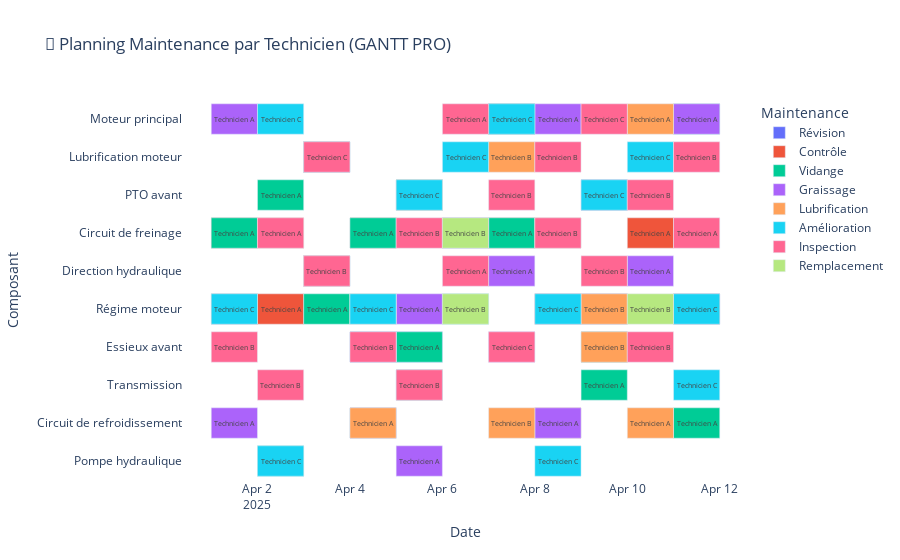

Source (notebook cell):
### Code cell
# optimisation_maintenance_planning_pro.py

# ======= IMPORTS =======
import pulp
import numpy as np
import pandas as pd
import plotly.express as px
import matplotlib.pyplot as plt
import matplotlib.patches as mpatches

# ======= 1️⃣ PARAMÈTRAGE =======

E = [
    "Moteur principal", "Pompe hydraulique", "Transmission", "Circuit de refroidissement",
    "Lubrification moteur", "PTO avant", "Circuit de freinage", "Direction hydraulique",
    "Régime moteur", "Essieux avant"
]

S = ["Révision", "Remplacement", "Contrôle", "Vidange", "Graissage", "Lubrification", "Amélioration", "Inspection"]

P = ["Technicien A", "Technicien B", "Technicien C"]

R = ["Piece1", "Piece2", "Piece3"]

T = list(range(1, 25))  # Jours 1 → 24

# RUL donné
rul_array = np.array([
    0.5194773,  0.5286141,  0.5256151,  0.52865183, 0.5280742,  0.52900714, 
    0.52648014, 0.5291931,  0.5270387,  0.5344134,  0.53038186, 0.53363174,
    0.53024626, 0.53480387, 0.53929555, 0.5377515,  0.5420548,  0.54542494,
    0.54888,    0.54889727, 0.55220103, 0.5603916,  0.5576258,  0.56187624
])

# Seuil critique
D = { (e,t): 0.53 for e in E for t in T }
RUL = { (e, t): rul_array[t-1] for e in E for t in T }
beta = { (e,t): int(RUL[(e,t)] <= D[(e,t)]) for e in E for t in T }

# ======= PARAMÈTRES FIXES =======
# Nombre max de techniciens par compétence et par jour (exemple : 2 partout)
N_s_t = { (s, t): 2 for s in S for t in T }
# Durée des tâches (tau) en heures → par logique métier
tau = {
    (e, s, p): {
        "Révision": 3,
        "Remplacement": 4,
        "Contrôle": 2,
        "Vidange": 1,
        "Graissage": 1,
        "Lubrification": 2,
        "Amélioration": 5,
        "Inspection": 2
    }[s]
    for e in E for s in S for p in P
}
# Temps de travail dispo par technicien (8h/jour par défaut)
phi = { p: 8 for p in P }
# Matrice de qualification des techniciens (alpha) → logique :
alpha = {
    (s, p): 1 if (
        (s in ["Révision", "Remplacement", "Contrôle", "Inspection"]) or
        (s in ["Vidange", "Graissage", "Lubrification"] and p in ["Technicien A", "Technicien B"]) or
        (s == "Amélioration" and p in ["Technicien C"])
    ) else 0
    for s in S for p in P
}

# Délai max pour maintenance critique (2 jours pour tous composants)
delta = { e: 2 for e in E }
# Matrice kappa → pièces nécessaires par composant et type de maintenance :
# Exemple logique :
pieces_par_composant = {
    "Moteur principal": ["Piece1", "Piece2"],
    "Pompe hydraulique": ["Piece1", "Piece3"],
    "Transmission": ["Piece2", "Piece3"],
    "Circuit de refroidissement": ["Piece1", "Piece2"],
    "Lubrification moteur": ["Piece1", "Piece3"],
    "PTO avant": ["Piece2", "Piece3"],
    "Circuit de freinage": ["Piece1", "Piece2"],
    "Direction hydraulique": ["Piece1", "Piece3"],
    "Régime moteur": ["Piece3"],
    "Essieux avant": ["Piece2", "Piece3"]
}
kappa = {}
for e in E:
    for s in S:
        for r in R:
            if r in pieces_par_composant[e]:
                kappa[(e, s, r)] = 1
            else:
                kappa[(e, s, r)] = 0
# Stock disponible de chaque pièce par jour (exemple : 5 pièces/jour partout)
M_r_t = { (r, t): 5 for r in R for t in T }
# Criticité gamma par logique (plus critique pour Amélioration, Remplacement)
gamma = {}
for e in E:
    for s in S:
        if s in ["Amélioration", "Remplacement"]:
            gamma[(e, s)] = 1.8
        elif s in ["Révision", "Contrôle"]:
            gamma[(e, s)] = 1.5
        elif s in ["Vidange", "Graissage", "Lubrification"]:
            gamma[(e, s)] = 1.2
        else:  # Inspection
            gamma[(e, s)] = 1.0
# Coûts main d’œuvre (C_main) → techniciens spécialisés ont un coût un peu plus élevé
C_main = {}
for e in E:
    for s in S:
        for p in P:
            if p == "Technicien A":
                C_main[(e, s, p)] = 60
            elif p == "Technicien B":
                C_main[(e, s, p)] = 65
            else:  # Technicien C
                C_main[(e, s, p)] = 70
# Coûts des pièces (C_piece) → par logique :
C_piece = {}
for e in E:
    for s in S:
        if s in ["Remplacement", "Amélioration"]:
            C_piece[(e, s)] = 40
        elif s in ["Révision", "Contrôle"]:
            C_piece[(e, s)] = 30
        else:
            C_piece[(e, s)] = 20

# Coûts sous-traitance (C_sous) → élevé pour Amélioration, moyen pour Remplacement
C_sous = {}
for e in E:
    for s in S:
        if s == "Amélioration":
            C_sous[(e, s)] = 140
        elif s == "Remplacement":
            C_sous[(e, s)] = 120
        elif s in ["Révision", "Contrôle"]:
            C_sous[(e, s)] = 100
        else:
            C_sous[(e, s)] = 80


# ======= 2️⃣ CONSTRUCTION DU MODÈLE =======

model = pulp.LpProblem("Optimisation_Maintenance", pulp.LpMinimize)

x = pulp.LpVariable.dicts("x", ((e,s,p,t) for e in E for s in S for p in P for t in T), cat='Binary')
z = pulp.LpVariable.dicts("z", ((e,s,t) for e in E for s in S for t in T), cat='Binary')

# Fonction Objectif
model += pulp.lpSum(
    gamma[(e,s)] * (
        pulp.lpSum(C_main[(e,s,p)] * x[(e,s,p,t)] for p in P)
        + C_piece[(e,s)] * z[(e,s,t)]
        + C_sous[(e,s)] * z[(e,s,t)]
    )
    for e in E for s in S for t in T
)

# Contraintes
for e in E:
    for s in S:
        for t in T:
            model += pulp.lpSum(alpha[(s,p)] * x[(e,s,p,t)] for p in P) == z[(e,s,t)], f"Assign_{e}_{s}_{t}"

for p in P:
    for t in T:
        model += pulp.lpSum(tau[(e,s,p)] * x[(e,s,p,t)] for e in E for s in S) <= phi[p], f"WorkTime_{p}_{t}"

for s in S:
    for t in T:
        model += pulp.lpSum(x[(e,s,p,t)] for e in E for p in P) <= N_s_t[(s,t)], f"MaxEmp_{s}_{t}"

for e in E:
    for s in S:
        for t in T:
            if beta[(e,t)] == 1:
                t_window = [t_prime for t_prime in T if t_prime >= t and t_prime <= t + delta[e]]
                model += pulp.lpSum(z[(e,s,t_prime)] for t_prime in t_window) == 1, f"CriticalMaint_{e}_{s}_{t}"

for r in R:
    for t in T:
        model += pulp.lpSum(kappa[(e,s,r)] * z[(e,s,t)] for e in E for s in S) <= M_r_t[(r,t)], f"Stock_{r}_{t}"

# ======= 3️⃣ RÉSOLUTION =======

solver = pulp.PULP_CBC_CMD(msg=True)
model.solve(solver)

# ======= 4️⃣ EXTRACTION DES RÉSULTATS =======

print("\n===== RÉSULTATS =====\n")
print(f"Statut de résolution: {pulp.LpStatus[model.status]}")
print(f"Coût total optimal = {pulp.value(model.objective):.2f}\n")

# Planning maintenance
planning_maint = []
for e in E:
    for s in S:
        for t in T:
            if pulp.value(z[(e,s,t)]) > 0.5:
                planning_maint.append({
                    'Composant': e,
                    'Maintenance': s,
                    'Jour': t
                })

# Planning technicien
planning_tech = []
for e in E:
    for s in S:
        for p in P:
            for t in T:
                if pulp.value(x[(e,s,p,t)]) > 0.5:
                    planning_tech.append({
                        'Technicien': p,
                        'Composant': e,
                        'Maintenance': s,
                        'Jour': t
                    })

# Affichage pro des techniciens
print("\n👷 PLANNING DES TECHNICIENS (TEXTE) :\n")
for row in sorted(planning_tech, key=lambda x: (x['Technicien'], x['Jour'])):
    print(f"Technicien: {row['Technicien']:<12} | Jour: {row['Jour']:>2} | Maintenance: {row['Maintenance']:<15} | Composant: {row['Composant']}")

# ======= 5️⃣ PLOTTING PLOTLY GANTT PRO =======

# Créer dataframe GANTT techniciens
df_gantt = []

for row in planning_tech:
    df_gantt.append({
        'Technicien': row['Technicien'],
        'Composant': row['Composant'],
        'Maintenance': row['Maintenance'],
        'Jour': row['Jour'],
        'Start': pd.to_datetime("2025-04-01") + pd.to_timedelta(row['Jour']-1, unit='D'),
        'Finish': pd.to_datetime("2025-04-01") + pd.to_timedelta(row['Jour'], unit='D')
    })

df_gantt = pd.DataFrame(df_gantt)

# Plot GANTT
fig = px.timeline(
    df_gantt,
    x_start="Start",
    x_end="Finish",
    y="Composant",
    color="Maintenance",
    text="Technicien",
    hover_data=["Maintenance", "Start", "Finish", "Composant", "Technicien"],
    title="📅 Planning Maintenance par Technicien (GANTT PRO)"
)

fig.update_yaxes(autorange="reversed")
fig.update_traces(textposition='inside', insidetextanchor='middle')

fig.update_layout(
    font=dict(size=12),
    xaxis_title="Date",
    yaxis_title="Composant",
    legend_title="Maintenance",
    plot_bgcolor='white'
)

# Afficher
fig.show()

# Optionnel : Sauvegarder PNG (pour rapport)
# fig.write_image("Planning_Techniciens_GANTT.png", scale=2)

### Figure 1 — Plotly figure (JSON) as saved in the notebook; plotly's stock layout.template omitted (floating-point values rounded to 4 significant figures)
{"data": [{"base": ["2025-04-07T00:00:00.000000000", "2025-04-03T00:00:00.000000000", "2025-04-05T00:00:00.000000000", "2025-04-06T00:00:00.000000000", "2025-04-03T00:00:00.000000000", "2025-04-01T00:00:00.000000000", "2025-04-08T00:00:00.000000000", "2025-04-11T00:00:00.000000000", "2025-04-05T00:00:00.000000000"], "customdata": [["Révision", "Technicien B"], ["Révision", "Technicien C"], ["Révision", "Technicien C"], ["Révision", "Technicien A"], ["Révision", "Technicien C"], ["Révision", "Technicien B"], ["Révision", "Technicien B"], ["Révision", "Technicien B"], ["Révision", "Technicien C"]], "hovertemplate": "Maintenance=%{customdata[0]}<br>Start=%{base}<br>Finish=%{x}<br>Composant=%{y}<br>Technicien=%{customdata[1]}<extra></extra>", "insidetextanchor": "middle", "legendgroup": "Révision", "marker": {"color": "#636efa", "pattern": {"shape": ""}}, "name": "Révision", "orientation": "h", "showlegend": true, "text": ["Technicien B", "Technicien C", "Technicien C", "Technicien A", "Technicien C", "Technicien B", "Technicien B", "Technicien B", "Technicien C"], "textposition": "inside", "type": "bar", "x": [86400000, 86400000, 86400000, 86400000, 86400000, 86400000, 86400000, 86400000, 86400000], "xaxis": "x", "y": ["Moteur principal", "Lubrification moteur", "PTO avant", "Circuit de freinage", "Direction hydraulique", "Régime moteur", "Régime moteur", "Régime moteur", "Essieux avant"], "yaxis": "y"}, {"base": ["2025-04-07T00:00:00.000000000", "2025-04-05T00:00:00.000000000", "2025-04-08T00:00:00.000000000", "2025-04-03T00:00:00.000000000", "2025-04-05T00:00:00.000000000", "2025-04-09T00:00:00.000000000", "2025-04-01T00:00:00.000000000", "2025-04-04T00:00:00.000000000", "2025-04-07T00:00:00.000000000", "2025-04-10T00:00:00.000000000", "2025-04-03T00:00:00.000000000", "2025-04-02T00:00:00.000000000", "2025-04-08T00:00:00.000000000", "2025-04-11T00:00:00.000000000", "2025-04-09T00:00:00.000000000"], "customdata": [["Contrôle", "Technicien A"], ["Contrôle", "Technicien A"], ["Contrôle", "Technicien A"], ["Contrôle", "Technicien A"], ["Contrôle", "Technicien A"], ["Contrôle", "Technicien B"], ["Contrôle", "Technicien A"], ["Contrôle", "Technicien A"], ["Contrôle", "Technicien A"], ["Contrôle", "Technicien A"], ["Contrôle", "Technicien A"], ["Contrôle", "Technicien A"], ["Contrôle", "Technicien A"], ["Contrôle", "Technicien A"], ["Contrôle", "Technicien A"]], "hovertemplate": "Maintenance=%{customdata[0]}<br>Start=%{base}<br>Finish=%{x}<br>Composant=%{y}<br>Technicien=%{customdata[1]}<extra></extra>", "insidetextanchor": "middle", "legendgroup": "Contrôle", "marker": {"color": "#EF553B", "pattern": {"shape": ""}}, "name": "Contrôle", "orientation": "h", "showlegend": true, "text": ["Technicien A", "Technicien A", "Technicien A", "Technicien A", "Technicien A", "Technicien B", "Technicien A", "Technicien A", "Technicien A", "Technicien A", "Technicien A", "Technicien A", "Technicien A", "Technicien A", "Technicien A"], "textposition": "inside", "type": "bar", "x": [86400000, 86400000, 86400000, 86400000, 86400000, 86400000, 86400000, 86400000, 86400000, 86400000, 86400000, 86400000, 86400000, 86400000, 86400000], "xaxis": "x", "y": ["Moteur principal", "Transmission", "Circuit de refroidissement", "Lubrification moteur", "PTO avant", "PTO avant", "Circuit de freinage", "Circuit de freinage", "Circuit de freinage", "Circuit de freinage", "Direction hydraulique", "Régime moteur", "Régime moteur", "Régime moteur", "Essieux avant"], "yaxis": "y"}, {"base": ["2025-04-07T00:00:00.000000000", "2025-04-11T00:00:00.000000000", "2025-04-02T00:00:00.000000000", "2025-04-09T00:00:00.000000000", "2025-04-04T00:00:00.000000000", "2025-04-11T00:00:00.000000000", "2025-04-03T00:00:00.000000000", "2025-04-02T00:00:00.000000000", "2025-04-05T00:00:00.000000000", "2025-04-09T00:00:00.000000000", "2025-04-01T00:00:00.000000000", "2025-04-04T00:00:00.000000000", "2025-04-07T00:00:00.000000000", "2025-04-03T00:00:00.000000000", "2025-04-03T00:00:00.000000000", "2025-04-06T00:00:00.000000000", "2025-04-09T00:00:00.000000000", "2025-04-05T00:00:00.000000000", "2025-04-09T00:00:00.000000000"], "customdata": [["Vidange", "Technicien A"], ["Vidange", "Technicien A"], ["Vidange", "Technicien A"], ["Vidange", "Technicien A"], ["Vidange", "Technicien A"], ["Vidange", "Technicien A"], ["Vidange", "Technicien A"], ["Vidange", "Technicien A"], ["Vidange", "Technicien A"], ["Vidange", "Technicien A"], ["Vidange", "Technicien A"], ["Vidange", "Technicien A"], ["Vidange", "Technicien A"], ["Vidange", "Technicien A"], ["Vidange", "Technicien A"], ["Vidange", "Technicien A"], ["Vidange", "Technicien A"], ["Vidange", "Technicien A"], ["Vidange", "Technicien A"]], "hovertemplate": "Maintenance=%{customdata[0]}<br>Start=%{base}<br>Finish=%{x}<br>Composant=%{y}<br>Technicien=%{customdata[1]}<extra></extra>", "insidetextanchor": "middle", "legendgroup": "Vidange", "marker": {"color": "#00cc96", "pattern": {"shape": ""}}, "name": "Vidange", "orientation": "h", "showlegend": true, "text": ["Technicien A", "Technicien A", "Technicien A", "Technicien A", "Technicien A", "Technicien A", "Technicien A", "Technicien A", "Technicien A", "Technicien A", "Technicien A", "Technicien A", "Technicien A", "Technicien A", "Technicien A", "Technicien A", "Technicien A", "Technicien A", "Technicien A"], "textposition": "inside", "type": "bar", "x": [86400000, 86400000, 86400000, 86400000, 86400000, 86400000, 86400000, 86400000, 86400000, 86400000, 86400000, 86400000, 86400000, 86400000, 86400000, 86400000, 86400000, 86400000, 86400000], "xaxis": "x", "y": ["Moteur principal", "Moteur principal", "Pompe hydraulique", "Transmission", "Circuit de refroidissement", "Circuit de refroidissement", "Lubrification moteur", "PTO avant", "PTO avant", "PTO avant", "Circuit de freinage", "Circuit de freinage", "Circuit de freinage", "Direction hydraulique", "Régime moteur", "Régime moteur", "Régime moteur", "Essieux avant", "Essieux avant"], "yaxis": "y"}, {"base": ["2025-04-01T00:00:00.000000000", "2025-04-08T00:00:00.000000000", "2025-04-11T00:00:00.000000000", "2025-04-05T00:00:00.000000000", "2025-04-01T00:00:00.000000000", "2025-04-04T00:00:00.000000000", "2025-04-08T00:00:00.000000000", "2025-04-03T00:00:00.000000000", "2025-04-09T00:00:00.000000000", "2025-04-06T00:00:00.000000000", "2025-04-03T00:00:00.000000000", "2025-04-07T00:00:00.000000000", "2025-04-10T00:00:00.000000000", "2025-04-05T00:00:00.000000000", "2025-04-09T00:00:00.000000000", "2025-04-04T00:00:00.000000000", "2025-04-07T00:00:00.000000000"], "customdata": [["Graissage", "Technicien A"], ["Graissage", "Technicien A"], ["Graissage", "Technicien A"], ["Graissage", "Technicien A"], ["Graissage", "Technicien A"], ["Graissage", "Technicien A"], ["Graissage", "Technicien A"], ["Graissage", "Technicien A"], ["Graissage", "Technicien A"], ["Graissage", "Technicien A"], ["Graissage", "Technicien A"], ["Graissage", "Technicien A"], ["Graissage", "Technicien A"], ["Graissage", "Technicien A"], ["Graissage", "Technicien A"], ["Graissage", "Technicien A"], ["Graissage", "Technicien A"]], "hovertemplate": "Maintenance=%{customdata[0]}<br>Start=%{base}<br>Finish=%{x}<br>Composant=%{y}<br>Technicien=%{customdata[1]}<extra></extra>", "insidetextanchor": "middle", "legendgroup": "Graissage", "marker": {"color": "#ab63fa", "pattern": {"shape": ""}}, "name": "Graissage", "orientation": "h", "showlegend": true, "text": ["Technicien A", "Technicien A", "Technicien A", "Technicien A", "Technicien A", "Technicien A", "Technicien A", "Technicien A", "Technicien A", "Technicien A", "Technicien A", "Technicien A", "Technicien A", "Technicien A", "Technicien A", "Technicien A", "Technicien A"], "textposition": "inside", "type": "bar", "x": [86400000, 86400000, 86400000, 86400000, 86400000, 86400000, 86400000, 86400000, 86400000, 86400000, 86400000, 86400000, 86400000, 86400000, 86400000, 86400000, 86400000], "xaxis": "x", "y": ["Moteur principal", "Moteur principal", "Moteur principal", "Pompe hydraulique", "Circuit de refroidissement", "Circuit de refroidissement", "Circuit de refroidissement", "Lubrification moteur", "PTO avant", "Circuit de freinage", "Direction hydraulique", "Direction hydraulique", "Direction hydraulique", "Régime moteur", "Régime moteur", "Essieux avant", "Essieux avant"], "yaxis": "y"}, {"base": ["2025-04-10T00:00:00.000000000", "2025-04-05T00:00:00.000000000", "2025-04-04T00:00:00.000000000", "2025-04-10T00:00:00.000000000", "2025-04-07T00:00:00.000000000", "2025-04-03T00:00:00.000000000", "2025-04-07T00:00:00.000000000", "2025-04-05T00:00:00.000000000", "2025-04-02T00:00:00.000000000", "2025-04-08T00:00:00.000000000", "2025-04-03T00:00:00.000000000", "2025-04-01T00:00:00.000000000", "2025-04-04T00:00:00.000000000", "2025-04-09T00:00:00.000000000", "2025-04-09T00:00:00.000000000"], "customdata": [["Lubrification", "Technicien A"], ["Lubrification", "Technicien B"], ["Lubrification", "Technicien A"], ["Lubrification", "Technicien A"], ["Lubrification", "Technicien B"], ["Lubrification", "Technicien B"], ["Lubrification", "Technicien B"], ["Lubrification", "Technicien B"], ["Lubrification", "Technicien A"], ["Lubrification", "Technicien A"], ["Lubrification", "Technicien B"], ["Lubrification", "Technicien A"], ["Lubrification", "Technicien B"], ["Lubrification", "Technicien B"], ["Lubrification", "Technicien B"]], "hovertemplate": "Maintenance=%{customdata[0]}<br>Start=%{base}<br>Finish=%{x}<br>Composant=%{y}<br>Technicien=%{customdata[1]}<extra></extra>", "insidetextanchor": "middle", "legendgroup": "Lubrification", "marker": {"color": "#FFA15A", "pattern": {"shape": ""}}, "name": "Lubrification", "orientation": "h", "showlegend": true, "text": ["Technicien A", "Technicien B", "Technicien A", "Technicien A", "Technicien B", "Technicien B", "Technicien B", "Technicien B", "Technicien A", "Technicien A", "Technicien B", "Technicien A", "Technicien B", "Technicien B", "Technicien B"], "textposition": "inside", "type": "bar", "x": [86400000, 86400000, 86400000, 86400000, 86400000, 86400000, 86400000, 86400000, 86400000, 86400000, 86400000, 86400000, 86400000, 86400000, 86400000], "xaxis": "x", "y": ["Moteur principal", "Transmission", "Circuit de refroidissement", "Circuit de refroidissement", "Circuit de refroidissement", "Lubrification moteur", "Lubrification moteur", "PTO avant", "Circuit de freinage", "Circuit de freinage", "Direction hydraulique", "Régime moteur", "Régime moteur", "Régime moteur", "Essieux avant"], "yaxis": "y"}, {"base": ["2025-04-02T00:00:00.000000000", "2025-04-07T00:00:00.000000000", "2025-04-02T00:00:00.000000000", "2025-04-08T00:00:00.000000000", "2025-04-05T00:00:00.000000000", "2025-04-11T00:00:00.000000000", "2025-04-03T00:00:00.000000000", "2025-04-06T00:00:00.000000000", "2025-04-10T00:00:00.000000000", "2025-04-05T00:00:00.000000000", "2025-04-09T00:00:00.000000000", "2025-04-01T00:00:00.000000000", "2025-04-04T00:00:00.000000000", "2025-04-08T00:00:00.000000000", "2025-04-11T00:00:00.000000000", "2025-04-04T00:00:00.000000000"], "customdata": [["Amélioration", "Technicien C"], ["Amélioration", "Technicien C"], ["Amélioration", "Technicien C"], ["Amélioration", "Technicien C"], ["Amélioration", "Technicien C"], ["Amélioration", "Technicien C"], ["Amélioration", "Technicien C"], ["Amélioration", "Technicien C"], ["Amélioration", "Technicien C"], ["Amélioration", "Technicien C"], ["Amélioration", "Technicien C"], ["Amélioration", "Technicien C"], ["Amélioration", "Technicien C"], ["Amélioration", "Technicien C"], ["Amélioration", "Technicien C"], ["Amélioration", "Technicien C"]], "hovertemplate": "Maintenance=%{customdata[0]}<br>Start=%{base}<br>Finish=%{x}<br>Composant=%{y}<br>Technicien=%{customdata[1]}<extra></extra>", "insidetextanchor": "middle", "legendgroup": "Amélioration", "marker": {"color": "#19d3f3", "pattern": {"shape": ""}}, "name": "Amélioration", "orientation": "h", "showlegend": true, "text": ["Technicien C", "Technicien C", "Technicien C", "Technicien C", "Technicien C", "Technicien C", "Technicien C", "Technicien C", "Technicien C", "Technicien C", "Technicien C", "Technicien C", "Technicien C", "Technicien C", "Technicien C", "Technicien C"], "textposition": "inside", "type": "bar", "x": [86400000, 86400000, 86400000, 86400000, 86400000, 86400000, 86400000, 86400000, 86400000, 86400000, 86400000, 86400000, 86400000, 86400000, 86400000, 86400000], "xaxis": "x", "y": ["Moteur principal", "Moteur principal", "Pompe hydraulique", "Pompe hydraulique", "Transmission", "Transmission", "Lubrification moteur", "Lubrification moteur", "Lubrification moteur", "PTO avant", "PTO avant", "Régime moteur", "Régime moteur", "Régime moteur", "Régime moteur", "Essieux avant"], "yaxis": "y"}, {"base": ["2025-04-06T00:00:00.000000000", "2025-04-09T00:00:00.000000000", "2025-04-02T00:00:00.000000000", "2025-04-05T00:00:00.000000000", "2025-04-08T00:00:00.000000000", "2025-04-11T00:00:00.000000000", "2025-04-03T00:00:00.000000000", "2025-04-07T00:00:00.000000000", "2025-04-10T00:00:00.000000000", "2025-04-02T00:00:00.000000000", "2025-04-11T00:00:00.000000000", "2025-04-05T00:00:00.000000000", "2025-04-08T00:00:00.000000000", "2025-04-06T00:00:00.000000000", "2025-04-03T00:00:00.000000000", "2025-04-09T00:00:00.000000000", "2025-04-01T00:00:00.000000000", "2025-04-04T00:00:00.000000000", "2025-04-10T00:00:00.000000000", "2025-04-07T00:00:00.000000000"], "customdata": [["Inspection", "Technicien A"], ["Inspection", "Technicien C"], ["Inspection", "Technicien B"], ["Inspection", "Technicien B"], ["Inspection", "Technicien B"], ["Inspection", "Technicien B"], ["Inspection", "Technicien C"], ["Inspection", "Technicien B"], ["Inspection", "Technicien B"], ["Inspection", "Technicien A"], ["Inspection", "Technicien A"], ["Inspection", "Technicien B"], ["Inspection", "Technicien B"], ["Inspection", "Technicien A"], ["Inspection", "Technicien B"], ["Inspection", "Technicien B"], ["Inspection", "Technicien B"], ["Inspection", "Technicien B"], ["Inspection", "Technicien B"], ["Inspection", "Technicien C"]], "hovertemplate": "Maintenance=%{customdata[0]}<br>Start=%{base}<br>Finish=%{x}<br>Composant=%{y}<br>Technicien=%{customdata[1]}<extra></extra>", "insidetextanchor": "middle", "legendgroup": "Inspection", "marker": {"color": "#FF6692", "pattern": {"shape": ""}}, "name": "Inspection", "orientation": "h", "showlegend": true, "text": ["Technicien A", "Technicien C", "Technicien B", "Technicien B", "Technicien B", "Technicien B", "Technicien C", "Technicien B", "Technicien B", "Technicien A", "Technicien A", "Technicien B", "Technicien B", "Technicien A", "Technicien B", "Technicien B", "Technicien B", "Technicien B", "Technicien B", "Technicien C"], "textposition": "inside", "type": "bar", "x": [86400000, 86400000, 86400000, 86400000, 86400000, 86400000, 86400000, 86400000, 86400000, 86400000, 86400000, 86400000, 86400000, 86400000, 86400000, 86400000, 86400000, 86400000, 86400000, 86400000], "xaxis": "x", "y": ["Moteur principal", "Moteur principal", "Transmission", "Transmission", "Lubrification moteur", "Lubrification moteur", "Lubrification moteur", "PTO avant", "PTO avant", "Circuit de freinage", "Circuit de freinage", "Circuit de freinage", "Circuit de freinage", "Direction hydraulique", "Direction hydraulique", "Direction hydraulique", "Essieux avant", "Essieux avant", "Essieux avant", "Essieux avant"], "yaxis": "y"}, {"base": ["2025-04-06T00:00:00.000000000", "2025-04-06T00:00:00.000000000", "2025-04-10T00:00:00.000000000"], "customdata": [["Remplacement", "Technicien B"], ["Remplacement", "Technicien B"], ["Remplacement", "Technicien B"]], "hovertemplate": "Maintenance=%{customdata[0]}<br>Start=%{base}<br>Finish=%{x}<br>Composant=%{y}<br>Technicien=%{customdata[1]}<extra></extra>", "insidetextanchor": "middle", "legendgroup": "Remplacement", "marker": {"color": "#B6E880", "pattern": {"shape": ""}}, "name": "Remplacement", "orientation": "h", "showlegend": true, "text": ["Technicien B", "Technicien B", "Technicien B"], "textposition": "inside", "type": "bar", "x": [86400000, 86400000, 86400000], "xaxis": "x", "y": ["Circuit de freinage", "Régime moteur", "Régime moteur"], "yaxis": "y"}], "layout": {"barmode": "overlay", "font": {"size": 12}, "legend": {"title": {"text": "Maintenance"}, "tracegroupgap": 0}, "plot_bgcolor": "white", "title": {"text": "📅 Planning Maintenance par Technicien (GANTT PRO)"}, "xaxis": {"anchor": "y", "domain": [0, 1], "title": {"text": "Date"}, "type": "date"}, "yaxis": {"anchor": "x", "autorange": "reversed", "domain": [0, 1], "title": {"text": "Composant"}}}}
